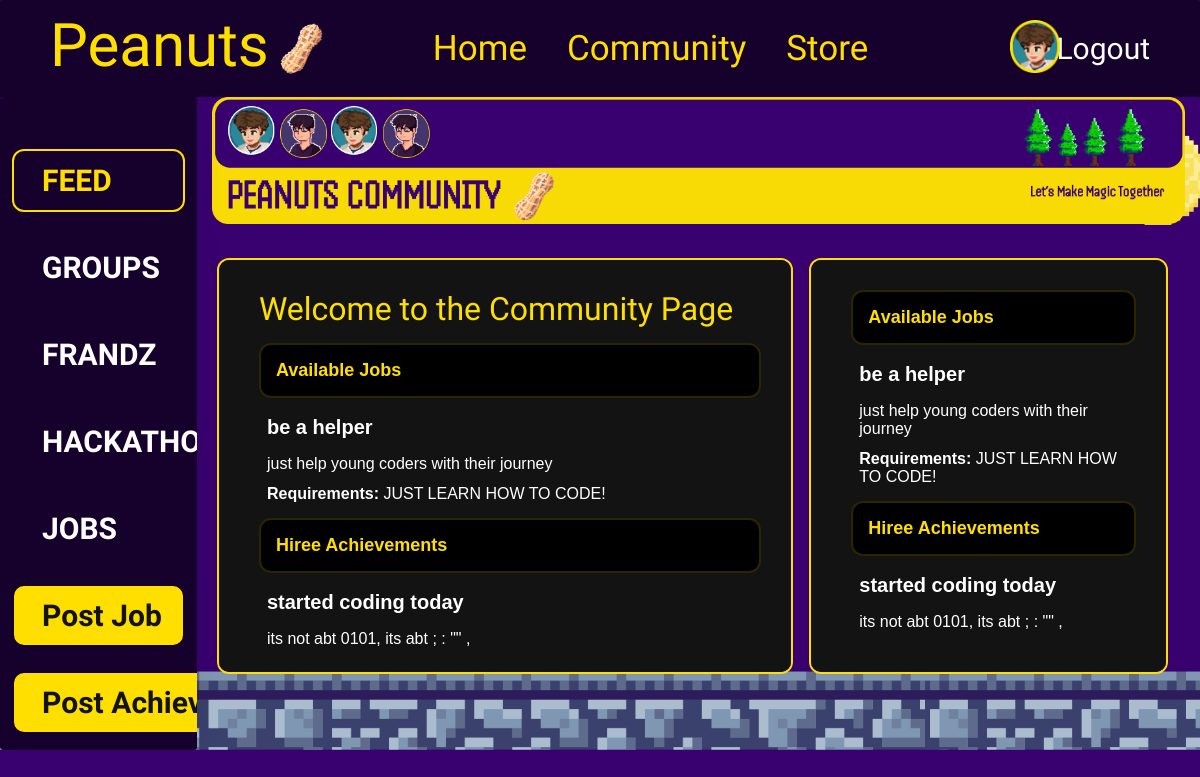
Page /accounts/community_page/ (signed in) on the committed database.
### mainApp/models.py (models this page shows, shortened)
class Job(models.Model):
    title = models.CharField(max_length=200)
    description = models.TextField()
    requirements = models.TextField()
    posted_at = models.DateTimeField(auto_now_add=True)

class Achievement(models.Model):
    title = models.CharField(max_length=200)
    description = models.TextField()
    posted_at = models.DateTimeField(auto_now_add=True)

### mainApp/views.py (the view)
# urls.py: path('accounts/community_page/', views.community_page, name='community_page'),
@login_required
def community_page(request):
    jobs = Job.objects.all()
    achievements = Achievement.objects.all()
    context = {
        'jobs': jobs,
        'achievements': achievements,
    }
    return render(request, 'community_page.html', context)

### mainApp/templates/community_page.html (shortened to what this page needs)
<!DOCTYPE html>
<html lang="en">
<head>
    {% load static %}
    <link rel="stylesheet" href="{% static 'index.css' %}">
    <link rel="stylesheet" href="{% static 'community.css' %}">
    <link rel="stylesheet" href="{% static 'cursor.css' %}">
</head>
<body>
    <div class="_3d-pixel-cursor__arrow">
    <header>
        <div class="logo">
            Peanuts
            <img class="logo_img" width="70px" src="{% static 'assets/peanut.png' %}" alt="">
        </div>
        <nav>
            <ul class="main_nav">
                <li><a class="_3d-pixel-cursor__pointer" href="{% url 'home' %}">Home</a></li>
                <li><a class="_3d-pixel-cursor__pointer" href="{% url 'community_page' %}">Community</a></li>
                <li><a class="_3d-pixel-cursor__pointer" href="{% url 'store' %}">Store</a></li>
            </ul>
        </nav>
        <nav>
            <ul>
                {% if user.is_authenticated %}
                <li><a class="_3d-pixel-cursor__pointer" href="{% url 'profile' %}">
                        <img src="{% static 'assets/profile.png' %}"
                            style="position: absolute; right: 140px; top: 20px;" width="50px" alt="">
                    </a></li>
                <li>
                    <form method="POST" action="{% url 'logout' %}" style="display:inline;">
                        <button type="submit" class="sign-up _3d-pixel-cursor__pointer"
                            style="background:none;border:none;color:#ffffff;cursor:pointer;">Logout</button>
                    </form>
                </li>
                {% else %}
                <li><a class="_3d-pixel-cursor__pointer" class="sign-up" href="{% url 'login' %}">Login</a></li>
                {% endif %}
            </ul>
        </nav>
    </header>
        <div class="main">
            <div class="sidebar">
                <ul>
                    <li><a href="#" class="active _3d-pixel-cursor__pointer"><span>FEED</span></a></li>
                    <li><a href="#" class=" _3d-pixel-cursor__pointer"><span>GROUPS</span></a></li>
                    <li><a href="#" class=" _3d-pixel-cursor__pointer"><span>FRANDZ</span></a></li>
                    <li><a href="#" class=" _3d-pixel-cursor__pointer"><span>HACKATHONS</span></a></li>
                    <li><a href="#" class=" _3d-pixel-cursor__pointer"><span>JOBS</span></a></li>
                    <li><a class="_3d-pixel-cursor__pointer post_buttons" href="{% url 'post_job' %}"><span>Post
                                Job</span></a></li>
                    <li><a class="_3d-pixel-cursor__pointer post_buttons" href="{% url 'post_achievement' %}"><span>Post
                                Achievement</span></a></li>
                </ul>
            </div>
            <main>
                <img src="{% static 'assets/community_bar.png' %}" style="margin-left: 15px; margin-right: 15px;"
                    width="97%" alt="">
                <div class="page-content">
                    <div class="main-container">
                        <h1 class="community_heading">Welcome to the Community Page</h1>
                        <div class="Available_Jobs">
                            <h2>Available Jobs</h2>
                            <ul class="jobs">
                                {% for job in jobs %}
                                <li class="job_description">
                                    <h3>{{ job.title }}</h3>
                                    <p>{{ job.description }}</p>
                                    <p><strong>Requirements:</strong> {{ job.requirements }}</p>
                                </li>
                                {% endfor %}
                            </ul>
                        </div>
                        <div class="Available_Jobs">
                            <h2>Hiree Achievements</h2>
                            <ul class="jobs">
                                {% for achievement in achievements %}
                                <li class="job_description">
                                    <h3>{{ achievement.title }}</h3>
                                    <p>{{ achievement.description }}</p>
                                </li>
                                {% endfor %}
                            </ul>
                        </div>
                    </div>
                    <div class="side-container">
                        <div class="Available_Jobs">
                            <h2>Available Jobs</h2>
                            <ul class="jobs">
                                {% for job in jobs %}
                                <li class="job_description">
                                    <h3>{{ job.title }}</h3>
                                    <p>{{ job.description }}</p>
                                    <p><strong>Requirements:</strong> {{ job.requirements }}</p>
                                </li>
                                {% endfor %}
                            </ul>
                        </div>
                        <div class="Available_Jobs">
                            <h2>Hiree Achievements</h2>
                            <ul class="jobs">
                                {% for achievement in achievements %}
                                <li class="job_description">
                                    <h3>{{ achievement.title }}</h3>
                                    <p>{{ achievement.description }}</p>
                                </li>
                                {% endfor %}
                            </ul>
                        </div>
                    </div>
                </div>
            </main>
    </div>
    </div>
</body>
</html>

### mainApp/static/index.css (style rules this page uses)
body { background:url("../static/assets/background.png"); background-size: cover; color: #fff; margin: 0; padding: 0; }
header { display: flex; align-items: center; justify-content: space-between; align-items: center; padding: 10px 50px; background-color: #16002C; }
.logo { display: flex; font-family: "Handjet", sans-serif; color: #ffdf00; font-size: 60px; }
.logo_img { width: 20%; margin-top: 10px; margin-bottom: 10px; }
nav ul { list-style: none; display: flex; gap: 40px; }
nav ul li a { color: #ffdf00; text-decoration: none; font-size: 35px; font-family: "Handjet", sans-serif; cursor: pointer; transition: 0.2s ease-in-out; }
.sign-up { background-color: #ccc; border: none; font-size: 30px; cursor: pointer; font-family: "Handjet", sans-serif; }
h2 { color: #ffdf00; margin-bottom: 10px; }
.main_nav { margin-right: 100px; }

### mainApp/static/community.css (style rules this page uses)
* { margin: 0; padding: 0; }
.main { height: calc(100% - 50px); display: flex; flex: 1; }
.sidebar { height: 78vh; width: 300px; box-sizing: border-box; box-shadow: 0 0 2rem 0 rgb(0 0 0 / 5%); overflow: hidden; transition: width 0.5s ease; background-color: #16002C; }
.sidebar ul { display: flex; flex-direction: column; margin-top: 40px; }
.sidebar ul li { display: flex; align-items: center; padding: 12px; }
.sidebar ul li a { font-family: "Handjet", sans-serif; font-weight: 600; color: #ffffff; border: 2px solid #16002C; border-radius: 12px; text-decoration: none; display: flex; align-items: center; width: 100%; white-space: nowrap; padding: 12px; transition: 0.2s ease-in-out; }
.sidebar ul li a.active, .sidebar ul li a:hover { border: 2px solid #ffdf00; border-radius: 12px; color: #ffdf00; }
.sidebar ul li span { margin-left: 16px; font-size: 30px; font-weight: 600; }
.page-content { padding: 10px 20px; display: flex; box-sizing: border-box; width: 100%; flex: 1; }
.page-content h1 { padding-bottom: 15px; font-weight: 400; }
.main-container { background-color: #131313; padding: 30px; padding-left: 40px; height: 42vh; border-radius: 12px; border: 2px solid #ffdf00; width: 65%; margin-top: 20px; }
.side-container { background-color: #131313; padding: 30px; padding-left: 40px; height: 42vh; border-radius: 12px; margin: 12px; margin-left: 16px; border: 2px solid #ffdf00; margin-top: 20px; }
.community_heading { color: #ffdf00; font-family: "Handjet", sans-serif; }
.Available_Jobs > h2 { background-color: #000000; font-size: 18px; padding: 15px; border-radius: 12px; border: 2px solid #ffdd002b; font-family: "Poppins", sans-serif; }
.job_description { padding-bottom: 11px; }
.job_description>h3 { font-size: 20px; padding: 8px; font-family:'Gill Sans', 'Gill Sans MT', Calibri, 'Trebuchet MS', sans-serif; text-decoration: none; }
.job_description>p { padding: 8px; padding-bottom: 4px; font-family: "Poppins", sans-serif; }
.post_buttons { background-color: #ffdf00 !important; color: #131313 !important; }

### mainApp/static/cursor.css (style rules this page uses)
div { position: relative; border-radius: 3px; overflow: auto; }
div:last-child { margin-bottom: 0; }
._3d-pixel-cursor__arrow { background-position: center; background-repeat: no-repeat; }
._3d-pixel-cursor__pointer { background-position: center; background-repeat: no-repeat; }

### rows in the picture
Job: title "be a helper", description "just help young coders with their journey", requirements "JUST LEARN HOW TO CODE!"
Achievement: title "started coding today", description "its not abt 0101, its abt ; : \"\" ,"
